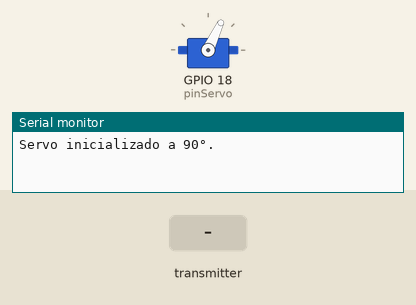
Recording of a sketch running on a simulated ESP32. On the bench: servo, the last lines printed to the serial monitor. Inputs (shaded band) come from the test bench.

Above: at 1.2 s.
1.3 s: the transmitter starts sending id = 1
At 1.7 s:
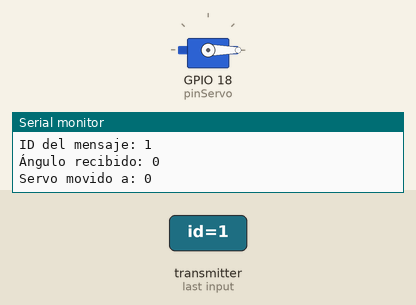
2.8 s: the transmitter starts sending angle = 45
At 4.0 s:
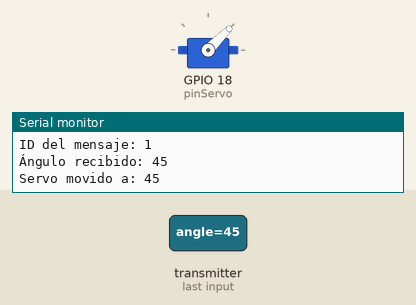
4.3 s: the transmitter starts sending angle = 90
At 5.2 s:
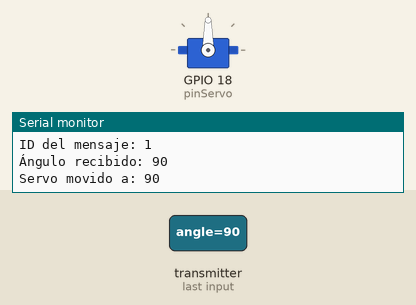
5.8 s: the transmitter starts sending angle = 180
At 6.3 s:
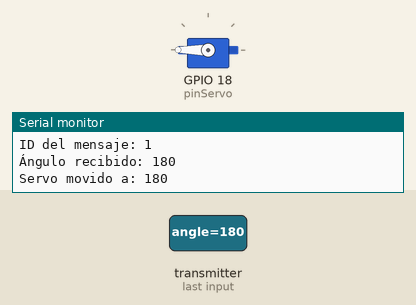
7.3 s: the transmitter starts sending angle = 0
At 8.7 s:
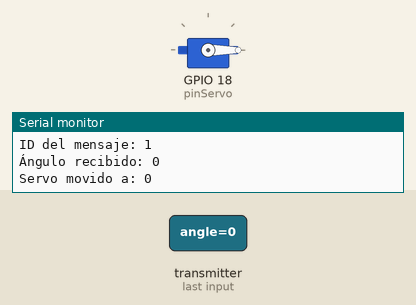
Timing chart, 0 to 9.8 s (numbered marks = the images above; inputs shaded):
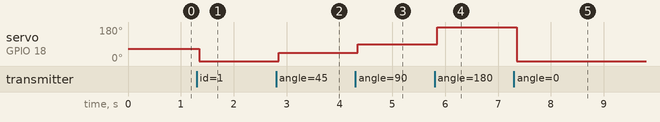

The sketch:

receptor.ino
```cpp
#include <WiFi.h>
#include <esp_now.h>
#include <ESP32Servo.h>

// Pin para el servo
const int pinServo = 18;

// Estructura de datos recibidos
typedef struct struct_message {
    int id;      // ID del dispositivo o acción
    int angle; // Ángulo para el servo
} struct_message;

struct_message myData;

Servo miServo; // Objeto del servo

// Callback para manejar los datos recibidos
void OnDataRecv(const esp_now_recv_info_t *esp_now_info, const uint8_t *incomingData, int len) {
  memcpy(&myData, incomingData, sizeof(myData));
  Serial.print("Bytes recibidos: ");
  Serial.println(len);

  Serial.print("ID del mensaje: ");
  Serial.println(myData.id);

  Serial.print("Ángulo recibido: ");
  Serial.println(myData.angle);

  // Mover el servo si el ID coincide
  if (myData.id == 1) { // ID 1 para controlar el servo
    int angle = myData.angle;
    if (angle >= 0 && angle <= 180) {
      miServo.write(angle);
      Serial.print("Servo movido a: ");
      Serial.println(angle);
    } else {
      Serial.println("Ángulo fuera de rango (0-180).");
    }
  }
}

void setup() {
  // Configurar monitor serie
  Serial.begin(115200);

  // Configurar el ESP32 como estación
  WiFi.mode(WIFI_STA);

  // Inicializar ESP-NOW
  if (esp_now_init() != ESP_OK) {
    Serial.println("Error al inicializar ESP-NOW");
    return;
  }

  // Registrar el callback para recibir datos
  esp_now_register_recv_cb(OnDataRecv);

  // Configurar el pin del servo
  miServo.attach(pinServo);
  miServo.write(65); // Posición inicial del servo
  Serial.println("Servo inicializado a 90°.");
}

void loop() {
  // No se necesita lógica en el loop principal
}
```

Measured:
- after the input at 1.3 s, servo on GPIO 18 (pinServo): 65° → 0° after 0.05 s
- after the input at 2.8 s, servo on GPIO 18 (pinServo): 0° → 45° after 0.05 s
- after the input at 4.3 s, servo on GPIO 18 (pinServo): 45° → 90° after 0.05 s
- after the input at 5.8 s, servo on GPIO 18 (pinServo): 90° → 180° after 0.05 s
- after the input at 7.3 s, servo on GPIO 18 (pinServo): 180° → 0° after 0.05 s
